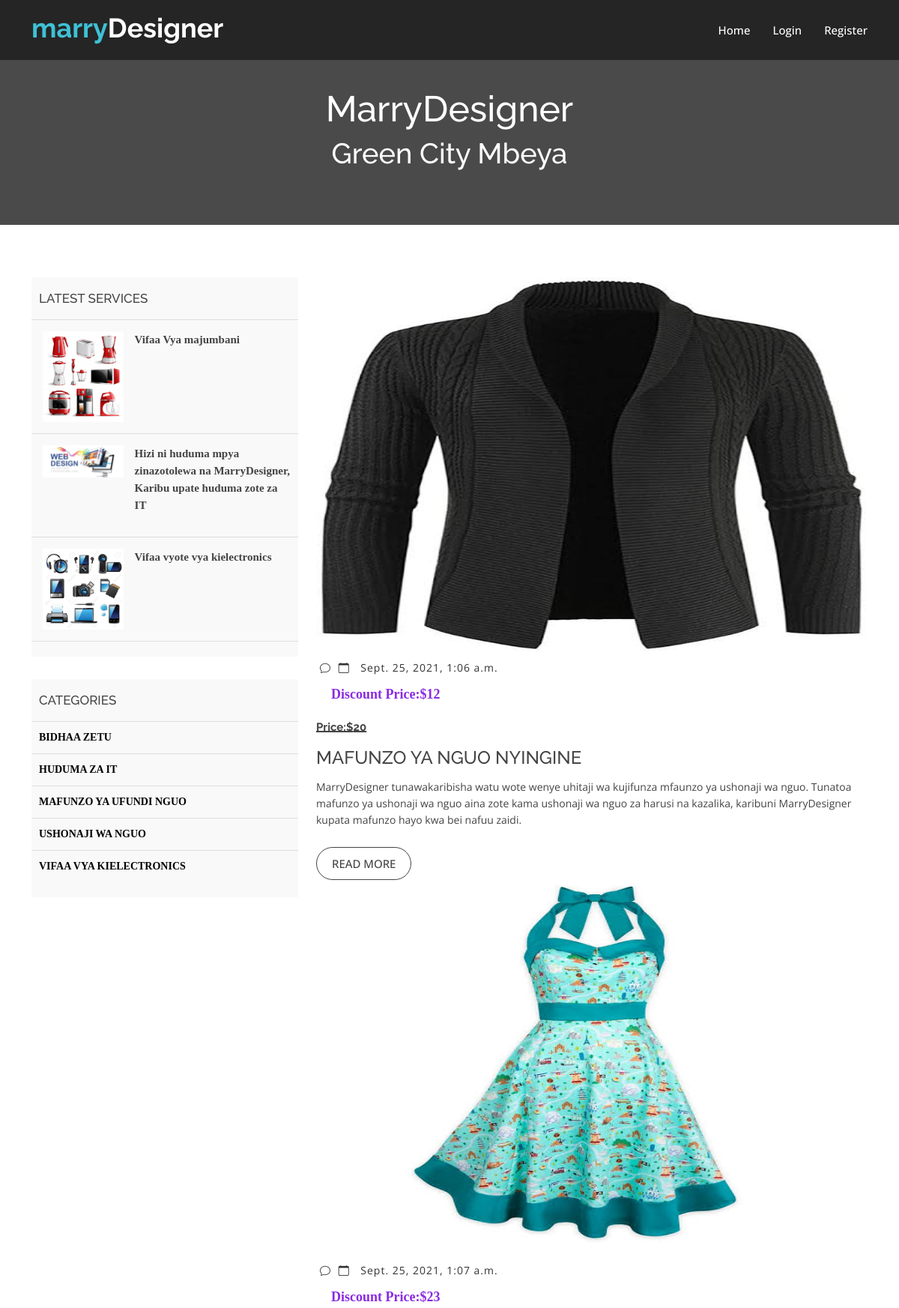
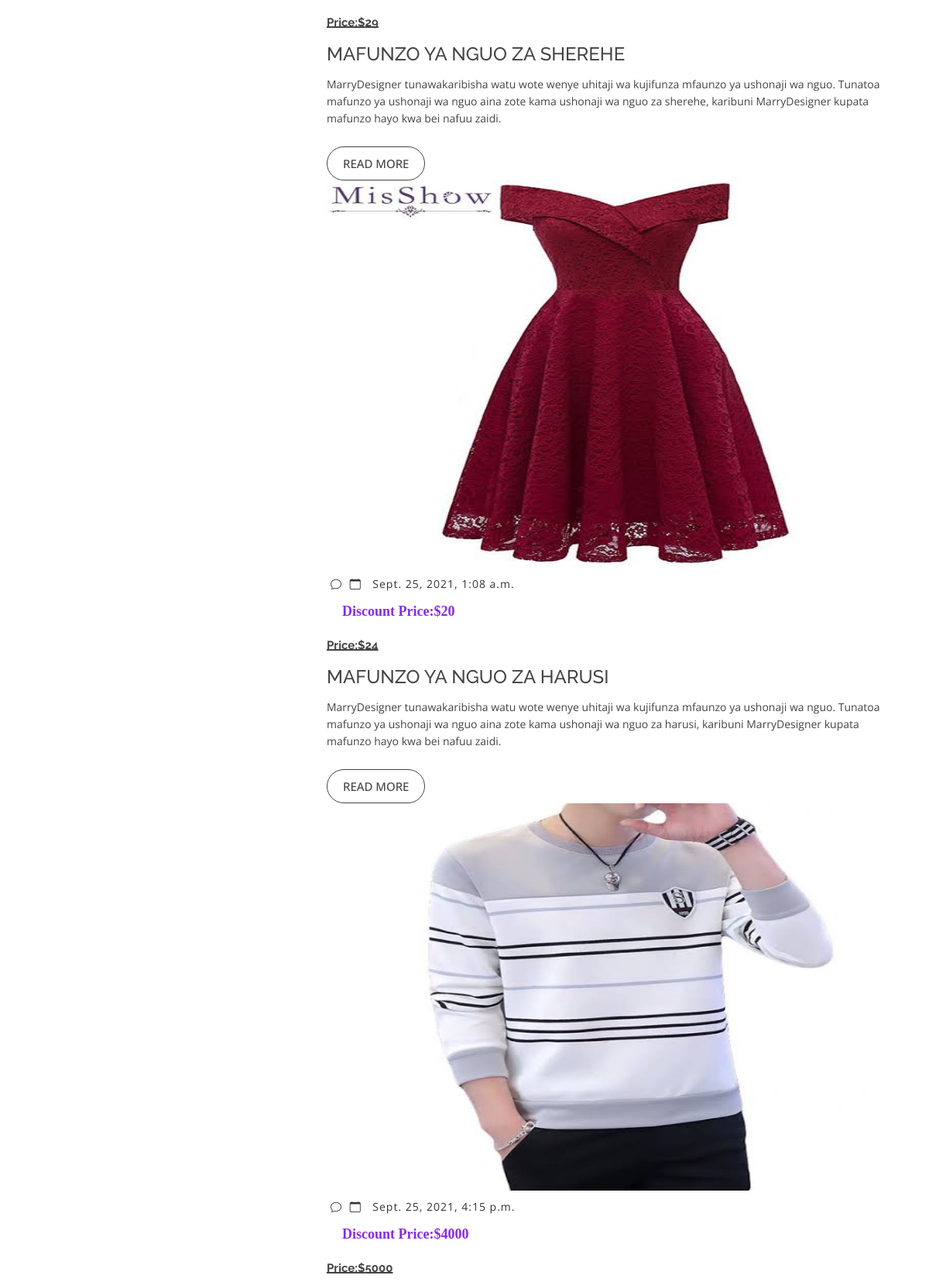
Screenshot of /blog/ (upper part) with the database file from the repository (2 pictures, top to bottom).
### becomarketing/models.py (models this page shows, shortened)
class Category(models.Model):
    name = models.CharField(max_length=200,db_index=True)
    slug=models.SlugField(unique=True)
    description = models.TextField()
    image = models.ImageField(default='default.jpg', upload_to='productImages')
    is_latest=models.BooleanField(default=False)
    class Meta:
        ordering=('name',)
        verbose_name='category'
        verbose_name_plural='categories'
    def get_absolute_url(self):
        return reverse('product_by_category', args=[self.slug])

class Item(models.Model):
    category = models.ForeignKey(Category, on_delete=models.CASCADE)
    title = models.CharField(max_length=200)
    price = models.IntegerField()
    discount_price = models.IntegerField(blank=True, null=True)
    slug = models.SlugField()
    status = models.CharField(max_length=200)
    description = models.TextField()
    image = models.ImageField(default='default.jpg', upload_to='productImages')
    available=models.BooleanField(default=True)
    created=models.DateTimeField(auto_now_add=True)
    updated=models.DateTimeField(auto_now=True)
    is_latest=models.BooleanField(default=False)
    is_featured=models.BooleanField(default=False)
    def get_absolute_url(self):
        return reverse('blog_detail', args=[self.id, self.slug])

### becomarketing/views.py (the view)
# urls.py: path('blog/', views.blog, name="blog"),
def blog(response,category_slug=None):
    category = None
    cate = Category.objects.filter(is_latest=True)
    categories = Category.objects.all()
    item = Item.objects.all()
    if category_slug:
        category = get_object_or_404(Category,slug=category_slug)
        item= item.filter(category=category)
    context = {"categories":categories, "category":category, "item":item, "cate":cate}
    return render(response, 'becomarketing/blog.html', context)

### becomarketing/templates/becomarketing/blog.html (shortened to what this page needs)
{% extends 'becomarketing/base.html' %}
{% load static %}
{% block content %}
<!DOCTYPE html>
<html lang="en">
<head>
</head>
<body>
    <div class="blog-page area-padding">
      <div class="container">
        <div class="row">
          <div class="col-lg-4 col-md-4">
            <div class="page-head-blog">
              <div class="single-blog-page">
                <div class="left-blog">
                  <h4>Latest Services</h4>
                  <div class="recent-post">
                    {% for x in cate %}
                    <div class="recent-single-post">
                      <div class="post-img">
                        <a href="#">
                          <img src="{{x.image.url}}" alt="">
                        </a>
                      </div>
                      <div class="pst-content">
                        <p style="color: black;font-weight: bold;font-family: bold;"><a href="#">
                      {{x.description}}
                        </a></p>
                      </div>
                    </div>
                    {% endfor %}
                      </div>
                </div>
              </div>
              <div class="single-blog-page">
                <div class="left-blog">
                  <h4>categories</h4>
                  <ul>
                    {% for x in categories %}
                    <li>
                     <a href="{{x.get_absolute_url}}" style="color: black;font-weight: bold;font-family: bold;"> {{x.name}}</a>
                    </li>
                    {% endfor %}
                  </ul>
                </div>
              </div>
           </div>
                </div>
          <div class="col-md-8 col-sm-8 col-xs-12">
            <div class="row">
              {% for object in item %}
              <div class="col-md-12 col-sm-12 col-xs-12">
                <div class="single-blog">
                  <div class="single-blog-img">
                    <a href="blog-details.html">
                      <img src="{{object.image.url}}" style="width: 800px;height: 500px;;" alt="">
                    </a>
                  </div>
                  <div class="blog-meta">
                    <span class="comments-type">
                      <i class="bi bi-chat"></i>
                    </span>
                    <span class="date-type">
                      <i class="bi bi-calendar">
                      </i>{{object.created}}
                    </span>
                  </div>
                  <div class="blog-text">
                    <h4 class="font-weight-bold blue-text">
                      {% if object.discount_price %}
                      <p style="color: blueviolet;font-weight: bold;font-size: 18px;margin-left: 20px;font-family: bold;">Discount Price:${{object.discount_price}}</p>
                    <del>  <strong style="font-weight: bold;font-size: 15px;">Price:${{object.price}}</strong></del>
                      {% else %}
                      <p style="color: blueviolet;font-weight: bold;font-size: 18px;margin-left: 20px;font-family: bold;">Price:${{object.discount_price}}</p>
                      {% endif %}
                    </h4>
                    <h4>
                      <a href="#">{{object.title}}</a>
                    </h4>
                    <p>
                      {{object.description}}
                     </p>
                  </div>
                  <span>
                    <a href="{{object.get_absolute_url}}" class="ready-btn">Read more</a>
                  </span>
                  {% endfor %}
                </div>
              </div>
            </div>
          </div>
        </div>
      </div>
    </div>
  </main>
</body>
</html>
{% endblock %}

### becomarketing/static/becomarketing/assets/css/style.css (style rules this page uses)
html, body { height: 100%; }
img { max-width: 100%; height: auto; }
p { margin: 0 0 15px; color: #444; }
h1, h2, h3, h4, h5, h6 { font-family: 'Raleway', sans-serif; margin: 0 0 15px; color: #444; font-weight: 500; }
h4 { font-size: 24px; line-height: 26px; }
a { transition: all 0.3s ease 0s; text-decoration: none; }
body { background: #fff none repeat scroll 0 0; color: #444; font-family: 'Open Sans', sans-serif; font-size: 14px; text-align: left; overflow-x: hidden; line-height: 22px; }
ul { list-style: outside none none; margin: 0; padding: 0; }
.area-padding { padding: 70px 0px 80px; }
.pst-content { padding-left: 10px; }
.blog-text h4 a { color: #444; text-decoration: none; }
.blog-text h4 { color: #444; margin-bottom: 15px; }
.blog-meta span.comments-type { margin-left: 5px; }
.blog-meta span i { padding-right: 10px; }
.blog-meta { border-bottom: 1px dotted #fff; padding: 10px 0; }
.comments-type > a, .date-type, .blog-meta span.comments-type { color: #333; letter-spacing: 1px; margin-right: 5px; }
.blog-meta .comments-type i { padding-right: 0 !important; }
.single-blog .ready-btn { border: 1px solid #444; border-radius: 30px; color: #444; cursor: pointer; display: inline-block; font-size: 15px; font-weight: 500; margin-top: 10px; padding: 10px 20px; text-align: center; text-transform: uppercase; transition: all 0.4s ease 0s; }
.left-blog h4 { border-bottom: 1px solid #ddd; color: #444; font-size: 17px; font-weight: 500; margin-bottom: 0; padding: 15px 10px; text-transform: uppercase; }
.left-blog { background: #f9f9f9 none repeat scroll 0 0; margin-bottom: 30px; overflow: hidden; padding-bottom: 20px; }
.left-blog li { border-bottom: 1px solid #ddd; display: block; }
.left-blog ul li a { color: #444; display: block; font-size: 14px; padding: 10px; text-transform: capitalize; }
.recent-single-post { border-bottom: 1px solid #ddd; display: block; overflow: hidden; padding: 15px 10px; }
.ready-btn { border: 1px solid #fff; border-radius: 30px; color: #fff; cursor: pointer; display: inline-block; font-size: 17px; font-weight: 600; margin-top: 30px; padding: 12px 40px; text-align: center; text-transform: uppercase; transition: all 0.4s ease 0s; z-index: 222; }
.post-img { display: inline-block; float: left; padding: 0 5px; width: 35%; }
.pst-content { display: inline-block; float: left; width: 65%; }
.blog-page .single-blog { margin-bottom: 40px; }
.pst-content p a { color: #444; font-size: 15px; }
.left-blog li:last-child { border-bottom: 0; }

### rows the page displays
Category: image (picture), description "Vifaa Vya majumbani", name "BIDHAA ZETU"
Category: image (picture), description "Hizi ni huduma mpya zinazotolewa na MarryDesigner, Karibu upate huduma zote za IT", name "HUDUMA ZA IT"
Category: image (picture), description "Vifaa vyote vya kielectronics", name "VIFAA VYA KIELECTRONICS"
Category: name "MAFUNZO YA UFUNDI NGUO"
Category: name "USHONAJI WA NGUO"
Item: image (picture), created "Sept. 25, 2021, 1:06 a.m.", discount_price "12", price "20", title "MAFUNZO YA NGUO NYINGINE", description "MarryDesigner tunawakaribisha watu wote wenye uhitaji wa kujifunza mfaunzo ya ushonaji wa nguo. Tunatoa mafunzo ya ushonaji wa nguo aina zote kama ushonaji wa nguo za harusi na kazalika, karibuni MarryDesigner kupata mafunzo hayo kwa bei nafuu zaidi."
Item: image (picture), created "Sept. 25, 2021, 1:07 a.m.", discount_price "23", price "29", title "MAFUNZO YA NGUO ZA SHEREHE", description "MarryDesigner tunawakaribisha watu wote wenye uhitaji wa kujifunza mfaunzo ya ushonaji wa nguo. Tunatoa mafunzo ya ushonaji wa nguo aina zote kama ushonaji wa nguo za sherehe, karibuni MarryDesigner kupata mafunzo hayo kwa bei nafuu zaidi."
Item: image (picture), created "Sept. 25, 2021, 1:08 a.m.", discount_price "20", price "24", title "MAFUNZO YA NGUO ZA HARUSI", description "MarryDesigner tunawakaribisha watu wote wenye uhitaji wa kujifunza mfaunzo ya ushonaji wa nguo. Tunatoa mafunzo ya ushonaji wa nguo aina zote kama ushonaji wa nguo za harusi, karibuni MarryDesigner kupata mafunzo hayo kwa bei nafuu zaidi."
Item: image (picture), created "Sept. 25, 2021, 4:15 p.m.", discount_price "4000", price "5000"
